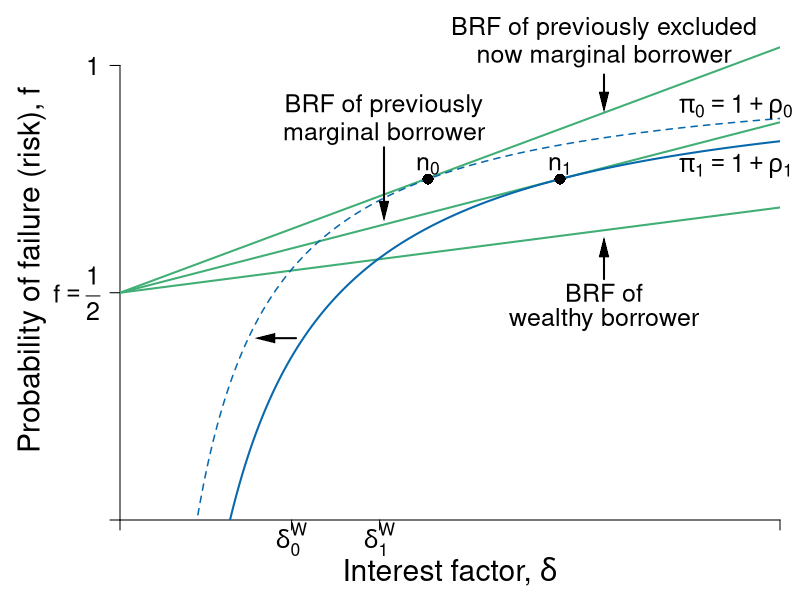

The R source for this figure:
#' Graph Designer: Simon Halliday
#' Authors: Bowles and Halliday
#' Title: Coordination, Conflict and Competition: A Text in Microeconomics

library(shape)
pdf(file = "credit/credit_investment_macro_b.pdf", width = 8, height = 6)

#Set parameters for graphics
pointsize <- 1.8
axislabelsize <- 1.8
labelsize <- 1.5
namesize <- 1.8
annotatesize <- 1.5
graphlinewidth <- 2
segmentlinewidth <- 1.5

COL <- c("#7fc97f", "#beaed4", "#fdc086", "#ffff99", "#386cb0", "#f0027f", "#bf5b17", "#666666")
COLA <- c("#e0f3db", "#99d8c9","#66c2a4","#41ae76", "#238b45", "#005824")
COLB <- c("#c6dbef", "#4eb3d3", "#2b8cbe", "#0868ac","#084081")
COLC <- c("#fcfbfd", "#efedf5", "#dadaeb", "#bcbddc", "#9e9ac8", "#807dba", "#6a51a3", "#54278f", "#3f007d")
grays <- gray.colors(25, start = 1, end = 0)

#Edited the margins to cater for the larger LHS labels
par(mar =  c(4, 6, 1, 1))

brfFn <- function(delta, q = 1, k = 1) {
  .5 + (delta / (2 * q)) * (1 - k)
}

PCFn <- function(delta, q = 1) {
  delta/q
}

isoreturnFn <- function(delta, pi = 0.125) {
  1 - (pi)/delta
}

yFn <- function(d1, f1, q = 1){
  q*f1*(1 - f1) - d1*(1 - f1)
}

ylow <- function(delta, q = 1, ybar = 0.0625){
  (-sqrt(delta^2 - 2*delta*q + q^2 - 4*q*ybar) + delta + q)/(2*q)
}

yhigh <- function(delta, q = 1, ybar = 0.0625){
  (sqrt(delta^2 - 2*delta*q + q^2 - 4*q*ybar) + delta + q)/(2*q)
}

xlims <- c(0, 1.5)
ylims <- c(0, 1.1)

npts <- 501 
d1 <- seq(xlims[1], xlims[2], length.out = npts)
f1 <- seq(ylims[1], ylims[2], length.out = npts) 
a <- c(0.0625)

plot(0, 0, xlim = xlims, ylim = ylims, type = "n",
     xlab = expression(paste("")),
     ylab = expression(paste("")), 
     xaxt = "n", 
     yaxt = "n", 
     cex.lab = axislabelsize, 
     bty = "n",
     xaxs = "i", 
     yaxs = "i"
)


ticksy <- c(ylims[1], 0.5, ylims[2] - 0.1)
ylabels <- c(NA, expression(paste(f == frac(1,2))),  1)
ticksx <- c(xlims[1], 0.39, 0.59, xlims[2])
xlabels <- c(NA, expression(paste(delta[0]^{W})), expression(paste(delta[1]^{W})), NA)

axis(1, at = ticksx, pos = 0, labels = xlabels, cex.axis = labelsize)
axis(2, at = ticksy, pos = 0, labels = ylabels, las = 1, cex.axis = labelsize)

npts <- 503 
xx1 <- seq(xlims[1], xlims[2], length.out = npts)

#Draw the graphs
lines(xx1, brfFn(xx1, k = 0.28), col = COLA[4], lwd = graphlinewidth)
lines(xx1, brfFn(xx1, k = 0.5), col = COLA[4], lwd = graphlinewidth)
lines(xx1, brfFn(xx1, k = 0.75), col = COLA[4], lwd = graphlinewidth)
lines(xx1, isoreturnFn(xx1, pi = 0.175), col = COLB[4], lwd = segmentlinewidth, lty = 2)
lines(xx1, isoreturnFn(xx1, pi = 0.25), col = COLB[4], lwd = graphlinewidth)
#lines(xx1, isoreturnFn(xx1, pi = 0.5), col = COLB[4], lwd = graphlinewidth)


#Axis labels
mtext(expression(paste("Interest factor, ", delta)), side = 1, line = 2.5, cex = axislabelsize)
text(-0.2, 0.5*(ylims[2]), expression(paste("Probability of failure (risk), ", f)), xpd = TRUE, cex = axislabelsize, srt = 90) 

#segments(0.39, -1, 0.39, brfFn(0.39, k = 0.75), lty = 2, col = grays[20] , lwd = segmentlinewidth)
#points(0.39, brfFn(0.39, k = 0.75), pch = 16, col = "black", cex = 1.5)
#text(0.39 + 0.025, brfFn(0.39, k = 0.75) - 0.03, expression(paste(b)), cex = labelsize)

#segments(1, -1, 1, brfFn(delta = 1, k = 0.5), lty = 2, col = grays[20] , lwd = segmentlinewidth)
#points(1, brfFn(1, k = 0.5), pch = 16, col = "black", cex = 1.5)
# text(1, brfFn(1, k = 0.5) + 0.04, expression(paste(n)), cex = labelsize)

#segments(.59, -1, 0.59, brfFn(delta = 0.59, k = 0.75), lty = 2, col = grays[20] , lwd = segmentlinewidth)
#points(0.59, brfFn(0.59, k = 0.75), pch = 16, col = "black", cex = 1.5)
#text(0.59 + 0.025, brfFn(0.59, k = 0.75) - 0.03, expression(paste(a)), cex = labelsize)

#segments(.7, -1, 0.7, brfFn(delta = 0.7, k = 0.28), lty = 2, col = grays[20] , lwd = segmentlinewidth)
#points(0.7, brfFn(0.7, k = 0.28), pch = 16, col = "black", cex = 1.5)


points(0.7, 0.75, pch = 16, col = "black", cex = 1.5)
text(0.7, 0.78, expression(paste(n[0])), cex = labelsize)

points(1, 0.75, pch = 16, col = "black", cex = 1.5)
text(1, 0.78, expression(paste(n[1])), cex = labelsize)


# ZPC
text(1.4, 0.91, expression(paste(pi[0] == 1 + rho[0])), cex = labelsize, xpd = TRUE)
text(1.4, 0.78, expression(paste(pi[1] == 1 + rho[1])), cex = labelsize, xpd = TRUE)


text(1.1, 1.08, expression(paste("BRF of previously excluded")), cex = labelsize, xpd = TRUE)
text(1.1, 1.02, expression(paste("now marginal borrower")), cex = labelsize, xpd = TRUE)
Arrows(1.1, 0.98, 1.1, 0.92, col = "black", lty = 1, lwd = 2, arr.type = "triangle", arr.lwd = 0.5)

text(1.1, 0.5, expression(paste("BRF of")), cex = labelsize)
text(1.1, 0.44, expression(paste("wealthy borrower")), cex = labelsize)
Arrows(1.1, 0.53, 1.1, 0.6, col = "black", lty = 1, lwd = 2, arr.type = "triangle", arr.lwd = 0.5)


text(0.6, 0.91, expression(paste("BRF of previously")), cex = labelsize)
text(0.6, 0.85, expression(paste("marginal borrower")), cex = labelsize)
Arrows(0.6, 0.82, 0.6, 0.68, col = "black", lty = 1, lwd = 2, arr.type = "triangle", arr.lwd = 0.5)

# text(0.12, 0.44, expression(paste("zpc")), cex = labelsize)
# text(0.12, 0.38, expression(paste("after")), cex = labelsize)
# Arrows(0.17, 0.43, 0.27, 0.43, col = "black", lty = 1, lwd = 2, arr.type = "triangle", arr.lwd = 0.5)
#text(0.12, 0.26, expression(paste("zpc")), cex = labelsize)
#text(0.12, 0.2, expression(paste("before")), cex = labelsize)
#Arrows(0.17, 0.25, 0.3, 0.25, col = "black", lty = 1, lwd = 2, arr.type = "triangle", arr.lwd = 0.5)

#text(0.49, 0.15, expression(paste("Policy")), cex = labelsize)
#text(0.49, 0.09, expression(paste("Change")), cex = labelsize)
#Arrows(0.58, 0.05, 0.42, 0.05, col = "black", lty = 1, lwd = 2, arr.type = "triangle", arr.lwd = 0.5)
Arrows(0.4, 0.4, 0.33, 0.4, col = "black", lty = 1, lwd = 2, arr.type = "triangle", arr.lwd = 0.5)


dev.off()
